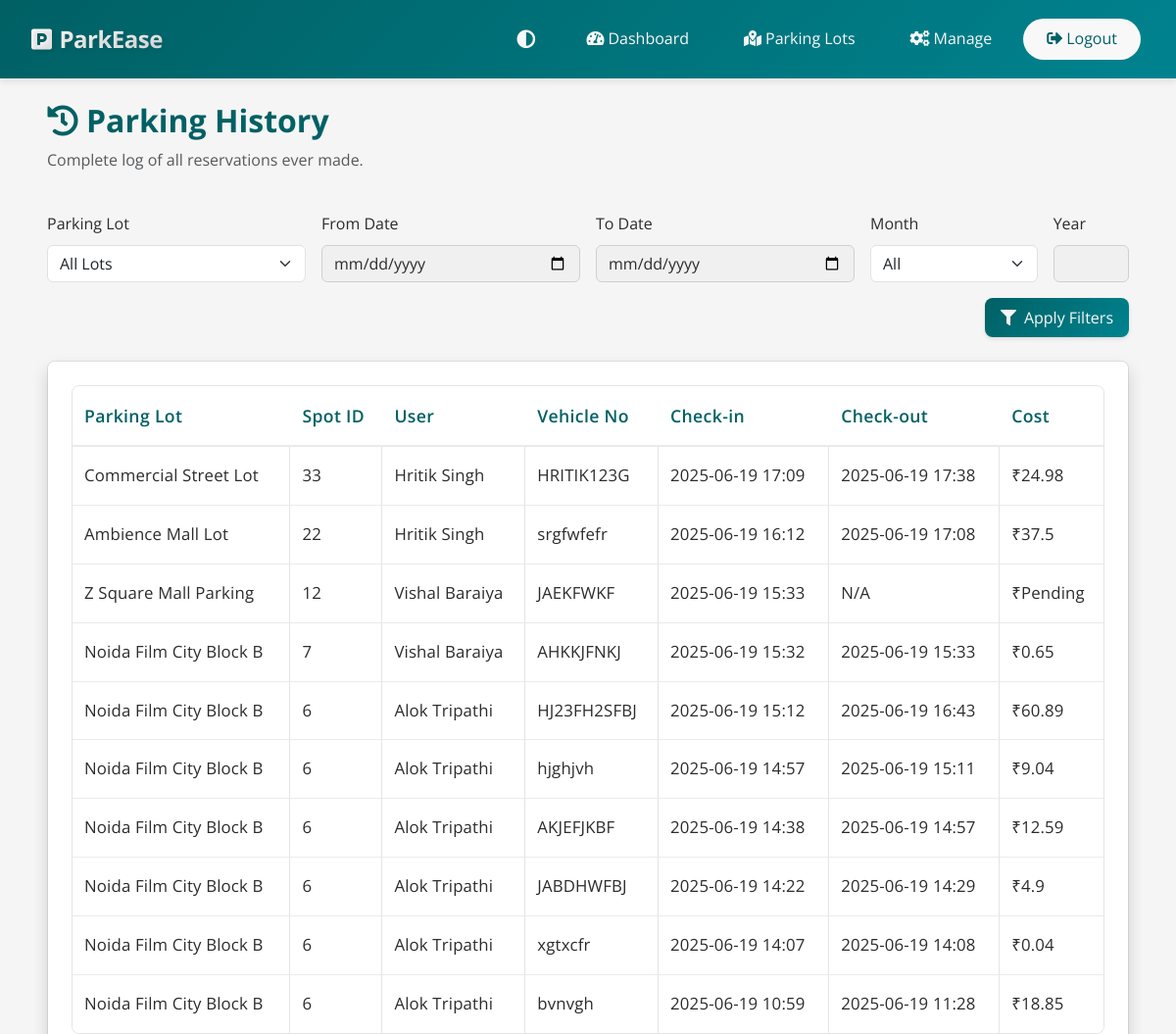
/admin/parking_history (signed in, upper part), run on an earlier commit of the app's database.
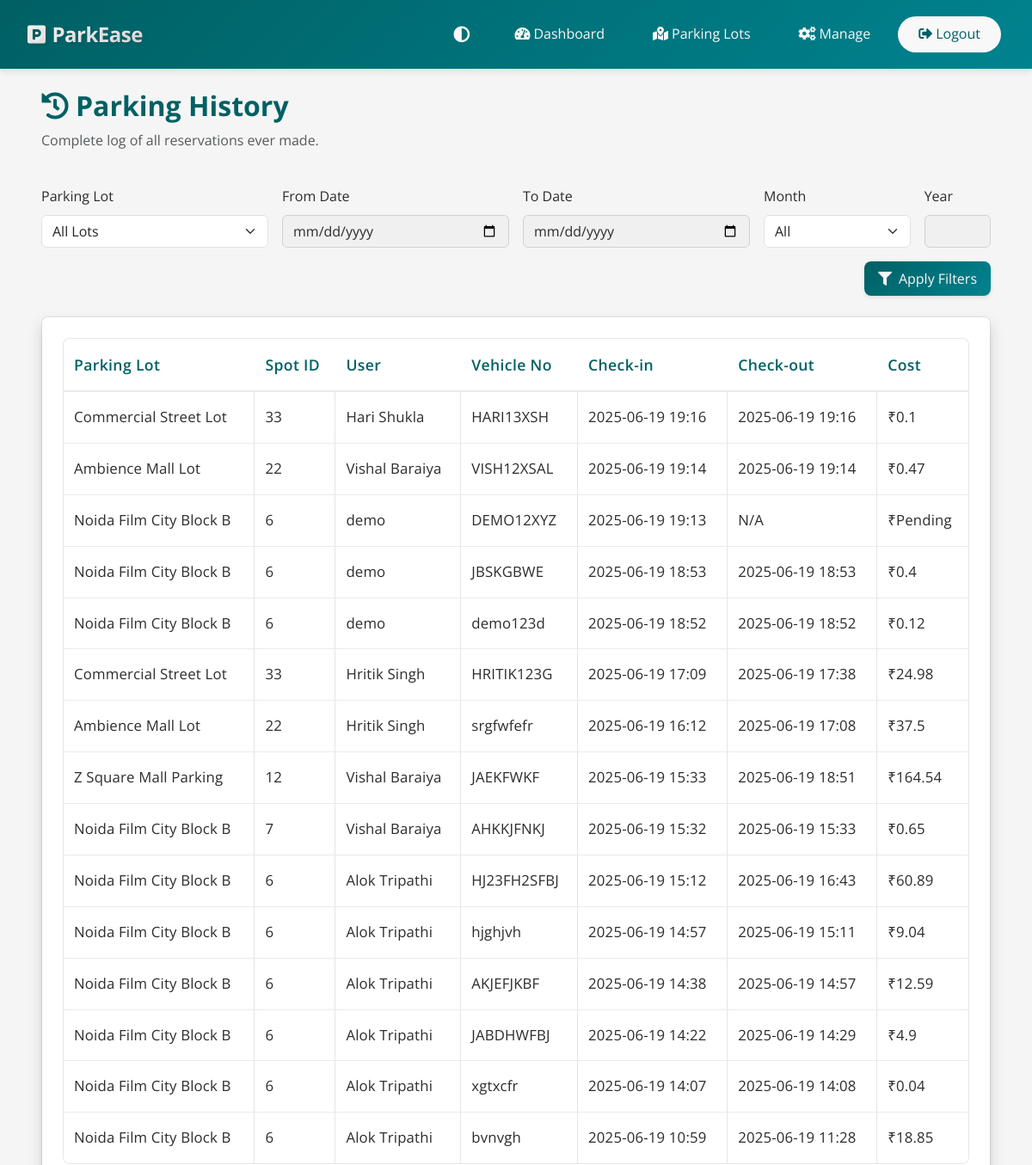
And on a later commit of the database.
### models.py (models this page shows, shortened)
class Reservation(db.Model):
    __tablename__ = 'reservations'
    id = db.Column(db.Integer, primary_key=True)
    spot_id = db.Column(db.Integer, db.ForeignKey('parking_spots.id'), nullable=False)
    user_id = db.Column(db.Integer, db.ForeignKey('users.id'), nullable=False)
    vehicle_number = db.Column(db.String(20), nullable=False)
    parking_timestamp = db.Column(db.DateTime, nullable=False, default=datetime.utcnow)
    expected_end_time = db.Column(db.DateTime, nullable=True)
    leaving_timestamp = db.Column(db.DateTime, nullable=True)
    parking_cost = db.Column(db.Float, nullable=True)
    payment_status = db.Column(db.String(20), nullable=True)
    payment_mode = db.Column(db.String(20), nullable=True)
    payment_time = db.Column(db.DateTime, nullable=True)
    force_released = db.Column(db.Boolean, nullable=True, default=False)

class ParkingLot(db.Model):
    __tablename__ = 'parking_lots'
    id = db.Column(db.Integer, primary_key=True)
    prime_location_name = db.Column(db.String(100), nullable=False)
    price = db.Column(db.Float, nullable=False)  # Price per hour
    address = db.Column(db.String(200), nullable=False)
    pincode = db.Column(db.Integer, nullable=False)
    max_spots = db.Column(db.Integer, nullable=False)
    created_at = db.Column(db.DateTime, default=datetime.utcnow)
    spots = db.relationship('ParkingSpot', backref='parking_lot', lazy=True, cascade='all, delete-orphan')

class ParkingSpot(db.Model):
    __tablename__ = 'parking_spots'
    id = db.Column(db.Integer, primary_key=True)
    lot_id = db.Column(db.Integer, db.ForeignKey('parking_lots.id'), nullable=False)
    status = db.Column(db.String(1), nullable=False, default='A')  # A = Available, O = Occupied
    reservations = db.relationship('Reservation', backref='parking_spot', lazy=True)

class User(UserMixin, db.Model):
    __tablename__ = 'users'
    id = db.Column(db.Integer, primary_key=True)
    email = db.Column(db.String(120), unique=True, nullable=False)
    password_hash = db.Column(db.String(128))
    name = db.Column(db.String(100), nullable=False)
    address = db.Column(db.String(200), nullable=False)
    pincode = db.Column(db.String(10), nullable=False)
    created_at = db.Column(db.DateTime, default=datetime.utcnow)
    user_type = db.Column(db.String(20), default='user')
    reservations = db.relationship('Reservation', backref='user', lazy=True)

### routes/admin/parking_history.py (the view, shortened to what this page needs)
@admin_bp.route('/parking_history', methods=['GET'])
@login_required
def parking_history():
    if session.get('user_type') != 'admin':
        flash('Access denied', 'danger')
        return redirect(url_for('main.index'))
    lot_id = request.args.get('lot_id', type=int)
    date_from = request.args.get('date_from')
    date_to = request.args.get('date_to')
    month = request.args.get('month')
    year = request.args.get('year', type=int)
    query = db.session.query(Reservation, ParkingSpot, ParkingLot, User)
    query = query.join(ParkingSpot, Reservation.spot_id == ParkingSpot.id)
    query = query.join(ParkingLot, ParkingSpot.lot_id == ParkingLot.id)
    query = query.outerjoin(User, Reservation.user_id == User.id)
    if lot_id:
        query = query.filter(ParkingLot.id == lot_id)
    if date_from:
        try:
            date_from_dt = datetime.strptime(date_from, '%Y-%m-%d')
            query = query.filter(Reservation.parking_timestamp >= date_from_dt)
        except Exception:
            pass
    if date_to:
        try:
            date_to_dt = datetime.strptime(date_to, '%Y-%m-%d')
            query = query.filter(Reservation.parking_timestamp <= date_to_dt)
        except Exception:
            pass
    reservations = query.order_by(Reservation.parking_timestamp.desc()).all()
    lots = ParkingLot.query.order_by(ParkingLot.prime_location_name).all()
    return render_template('admin_parking_history.html',
        reservations=reservations,
        lots=lots,
        selected_lot=lot_id,
        date_from=date_from,
        date_to=date_to,
        month=month,
        year=year
    )

### app.py (called while the page is built)
@login_manager.user_loader
def load_user(user_id):
    if session.get('user_type') == 'admin':
        return Admin.query.get(int(user_id))
    return User.query.get(int(user_id))

### utils.py (called while the page is built)
def utc_to_ist(utc_dt):
    if utc_dt is None:  # this will convert utc datetime into ist datetime
        return None
    if utc_dt.tzinfo is None:
        utc_dt = timezone('UTC').localize(utc_dt)
    ist = timezone('Asia/Kolkata')
    return utc_dt.astimezone(ist)

def format_ist_datetime(utc_dt, format='%Y-%m-%d %H:%M'):
    if utc_dt is None:
        return 'N/A'
    ist_dt = utc_to_ist(utc_dt)
    return ist_dt.strftime(format)

### templates/admin_parking_history.html (shortened to what this page needs)
{% extends 'base.html' %}
{% block content %}
<div class="container-fluid px-4 px-md-5 py-4">
    <div class="row mb-4">
        <div class="col-12">
            <h2 class="fw-bold mb-2" style="color: var(--primary-color);">
                <i class="fas fa-history me-2"></i>Parking History
            </h2>
            <p class="text-muted dark-mode-text parking-history-subtext">Complete log of all reservations ever made.</p>
        </div>
    </div>
    <form method="get" class="row g-3 mb-4 align-items-end">
        <div class="col-md-3">
            <label for="lot_id" class="form-label">Parking Lot</label>
            <select class="form-select" id="lot_id" name="lot_id">
                <option value="">All Lots</option>
            </select>
        </div>
        <div class="col-md-3">
            <label for="date_from" class="form-label">From Date</label>
            <input type="date" class="form-control" id="date_from" name="date_from" value="{{ date_from or '' }}">
        </div>
        <div class="col-md-3">
            <label for="date_to" class="form-label">To Date</label>
            <input type="date" class="form-control" id="date_to" name="date_to" value="{{ date_to or '' }}">
        </div>
        <div class="col-md-2">
            <label for="month" class="form-label">Month</label>
            <select class="form-select" id="month" name="month">
                <option value="">All</option>
            </select>
        </div>
        <div class="col-md-1">
            <label for="year" class="form-label">Year</label>
            <input type="number" class="form-control" id="year" name="year" min="2000" max="2100" value="{{ year or '' }}">
        </div>
        <div class="col-md-12 d-flex justify-content-end">
            <button type="submit" class="btn btn-primary"><i class="fas fa-filter me-2"></i>Apply Filters</button>
        </div>
    </form>
    <div class="card bg-white dark-mode-card rounded shadow">
        <div class="card-body p-4">
            <div class="table-responsive">
                <table class="table admin-table" id="historyTable" width="100%" cellspacing="0">
                    <thead>
                        <tr>
                            <th>Parking Lot</th>
                            <th>Spot ID</th>
                            <th>User</th>
                            <th>Vehicle No</th>
                            <th>Check-in</th>
                            <th>Check-out</th>
                            <th>Cost</th>
                        </tr>
                    </thead>
                    <tbody>
                        {% if reservations|length == 0 %}
                        <tr>
                            <td colspan="7" class="text-center text-muted">No reservation history found.</td>
                        </tr>
                        {% else %}
                        {% for reservation, spot, lot, user in reservations %}
                        <tr>
                            <td>{{ lot.prime_location_name }}</td>
                            <td>{{ spot.id }}</td>
                            <td>{{ user.name if user else 'Deleted User' }}</td>
                            <td>{{ reservation.vehicle_number or 'N/A' }}</td>
                            <td>{{ format_ist_datetime(reservation.parking_timestamp) }}</td>
                            <td>{{ format_ist_datetime(reservation.leaving_timestamp) }}</td>
                            <td>₹{{ reservation.parking_cost or 'Pending' }}</td>
                        </tr>
                        {% endfor %}
                        {% endif %}
                    </tbody>
                </table>
            </div>
        </div>
    </div>
</div>
{% endblock %}

What changed in the data, as far as the page shows it:
added Reservation: prime_location_name "Commercial Street Lot", id "33", name "Hari Shukla", vehicle_number "HARI13XSH", parking_timestamp "2025-06-19 19:16", leaving_timestamp "2025-06-19 19:16", parking_cost "0.1"
added Reservation: prime_location_name "Ambience Mall Lot", id "22", name "Vishal Baraiya", vehicle_number "VISH12XSAL", parking_timestamp "2025-06-19 19:14", leaving_timestamp "2025-06-19 19:14", parking_cost "0.47"
added Reservation: prime_location_name "Noida Film City Block B", id "6", name "demo", vehicle_number "DEMO12XYZ", parking_timestamp "2025-06-19 19:13", leaving_timestamp "N/A", parking_cost "Pending"
added Reservation: prime_location_name "Noida Film City Block B", id "6", name "demo", vehicle_number "JBSKGBWE", parking_timestamp "2025-06-19 18:53", leaving_timestamp "2025-06-19 18:53", parking_cost "0.4"
added Reservation: prime_location_name "Noida Film City Block B", id "6", name "demo", vehicle_number "demo123d", parking_timestamp "2025-06-19 18:52", leaving_timestamp "2025-06-19 18:52", parking_cost "0.12"
changed Reservation "JAEKFWKF": leaving_timestamp "N/A" → "2025-06-19 18:51"; parking_cost "Pending" → "164.54"
